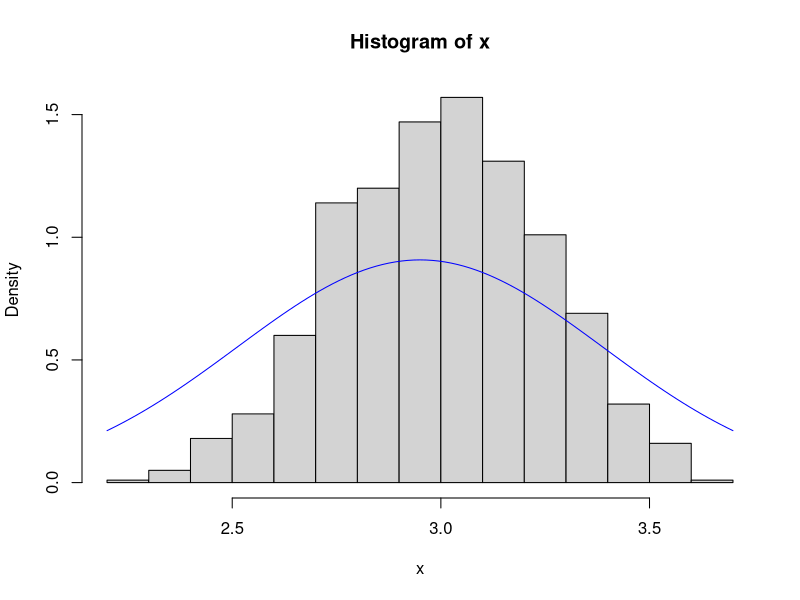
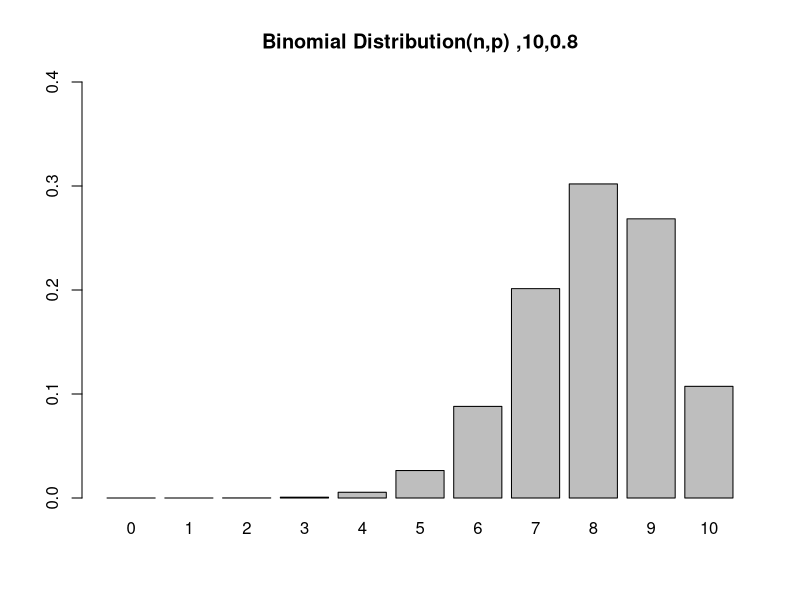

Here is the R script that generated these plots, in order:
# Lista de Exercícios - CAP 09


# Configurando o diretório de trabalho
setwd("C:/Users/Julia/Desktop/CienciaDeDados/1.Big-Data-Analytics-com-R-e-Microsoft-Azure-Machine-Learning/9.Introducao-a-Analise-Estatistica-de-Dados---Parte-2")
getwd()




# Exercício 1 - Gere 1000 números de uma distribuição normal com média 3 e sd = .25 e grave no objeto chamado x.

x <- rnorm(1000, mean = 3, sd = .25)
x






# Exercício 2 - Crie o histograma dos dados gerados no item anterior e adicione uma camada com a curva da normal.

hist(x, probability = TRUE)
curve(dnorm(x, mean = mean(x), sd = sd(x)), add = TRUE, col = "blue")






# Exercício 3 - Suponha que 80% dos adultos com alergias relatem alívio sintomático com uma medicação específica. 
#               Se o medicamento é dado a 10 novos pacientes com alergias, qual é a probabilidade de que ele seja 
#               eficaz em exatamente sete? (Distribuição Binomial)

res <- dbinom(7, size = 10, prob = 0.80)
res

# - A probabilidade é de 20.13%

## função para gerar gráfico
graph <- function(n,p){
  x <- dbinom(0:n,size=n,prob=p)
  barplot(x,ylim=c(0,0.4),names.arg=0:n,
          main=sprintf(paste('Binomial Distribution(n,p) ',n,p,sep=',')))
}

## chamando gráfico
graph(10, 0.8)






# Exercício 4 - Suponha que os resultados dos testes de um vestibular se ajustem a uma distribuição normal. 
#               Além disso, a pontuação média do teste é de 72 e o desvio padrão é de 15,2. 
#               Qual é a porcentagem de alunos que pontuaram 84 ou mais no exame? E qual a porcentagem dos que pontuaram exatamente 87?

mean <- 72
sd <- 15.2
x <- 84
x2 <- 87

# Calculando a probabilidade acumulada até x
prob_above_x <- pnorm(x, mean = mean, sd = sd, lower.tail = FALSE)

# Explicação
# - A função pnorm é usada para calcular a probabilidade acumulada da distribuição normal até um determinado valor (84, no caso) com uma média
#   de 72 e um desvio padrão de 15.2. O parâmetro lower.tail = FALSE indica que estamos interessados na probabilidade da cauda superior
#   (pontuações acima de 84).


# Convertendo para porcentagem
percentage_above_x <- prob_above_x * 100
percentage_above_x

# - O resultado dos alunos que pontuaram 84 ou mais no exame é de 21.49%


# Calculando exatamente 87 de 2 formas

# calculando a probabilidade de cair dentro desse intervalo em vez de exatamente no valor.
prob_exact_87 <- pnorm(x2 + 0.5, mean = mean, sd = sd, lower.tail = TRUE) - pnorm(x2 - 0.5, mean = mean, sd = sd, lower.tail = TRUE)

# calcular a densidade de probabilidade no valor exato (x2)
prob_exact_87_2 <- dnorm(x2, mean = mean, sd = sd)

# Convertendo para porcentagem
percentage_exact_87 <- prob_exact_87 * 100
percentage_exact_87                                    # 1.61285
percentage_exact_87_2 <- prob_exact_87_2 * 100       
percentage_exact_87_2                                  # 1.612858

# - O resultado dos alunos que pontuaram exatamente 87 é de 1.61%.





# Exercício 5 - Suponha que o tempo médio de check-out de um caixa de supermercado seja de três minutos. 
#               Encontre a probabilidade de um check-out do cliente ser concluído pelo caixa em menos de dois minutos.

pexp(2, rate=1/3)

# Explicação
# - A taxa de processamento de checkout é igual a uma dividida pelo tempo médio de conclusão da finalização. 
#   Por isso, a taxa de processamento é de 1/3 de checkouts por minuto. 
#   Em seguida, aplicamos a função pexp da distribuição exponencial com taxa = 1/3

# - A probabilidade é de 48.65%.






# Exercício 6 - Suponha que o tempo médio de que um atendendente de hotel seja atender 2 clientes a cada 5 minutos.
#               Encontre a probabilidade de um do atendente atender 2 clientes seja de 3 minutos.

pexp(3, rate=2/5)

# Explicação
# - Usando a distribuição exponencial para modelar o tempo entre atendimentos consecutivos de um atendente de hotel, onde o tempo médio para
#   atender 2 clientes é de 5 minutos. Isso implica uma taxa de atendimento de 2/5, ou seja, 2 atendimentos a cada 5 minutos.
# - Ao calcular a probabilidade usando a função pexp com um tempo de 3 minutos, você está procurando a probabilidade de que um atendimento seja
#   concluído em menos de 3 minutos. Como você mencionou, o resultado é aproximadamente 69.88%, o que significa que há uma probabilidade de cerca
#   de 69.88% de que um atendente do hotel complete o atendimento de 2 clientes em menos de 3 minutos.

# - A probabilidade é de 69.88%.






# Exercício 7 - Suponha que o tempo médio de um carro passar por um pedágio seja de 30 segundos. Encontre a probabilidade de um carro passar
#               pelo pedágio em menos de 20 segundos.

pexp(20, rate = 1/30) * 100         #  Isso implica uma taxa de passagem de 1/30, ou seja, um carro a cada 30 segundos.

# - A probabilidade é de 48.65%.





# Exercício 8 - Suponha que o tempo médio de espera em uma fila de um banco seja de 10 minutos. Encontre a probabilidade de um cliente esperar
#               na fila por menos de 5 minutos.

pexp(5, rate = 1/10) * 100          #  Isso implica uma taxa de atendimento de 1/10, ou seja, um cliente a cada 10 minutos.

# - A probabilidade é de 39.34%.






# Exercício 9 - Selecione dez números aleatórios entre um e três.

?runif
x <- runif(10, min = 1, max = 3)
x

# Explicação
# - Aplicamos a função de geração runif da distribuição uniforme para gerar dez números aleatórios entre um e três.







# Exercício 10 - Suponha que, em média, 12 carros atravessem uma ponte por minuto. Encontre a probabilidade de ter 15 ou mais carros cruzando
#                a ponte em um determinado minuto.







# Exercício 11 - Suponha que haja 12 questões de múltipla escolha em um questionário de inglês. 
#                Cada questão tem cinco respostas possíveis e apenas uma delas está correta. 
#                Encontre a probabilidade de ter quatro ou menos respostas corretas se um aluno tentar responder a cada pergunta 
#                aleatoriamente.










